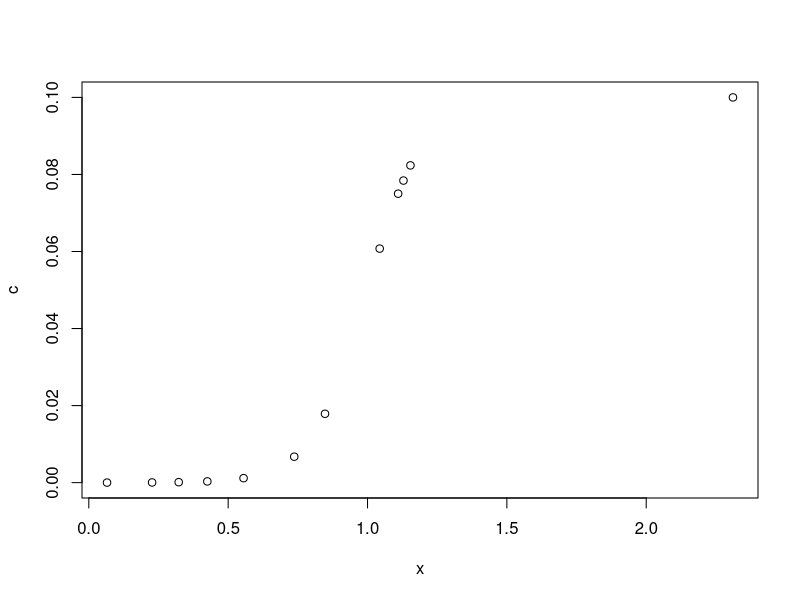
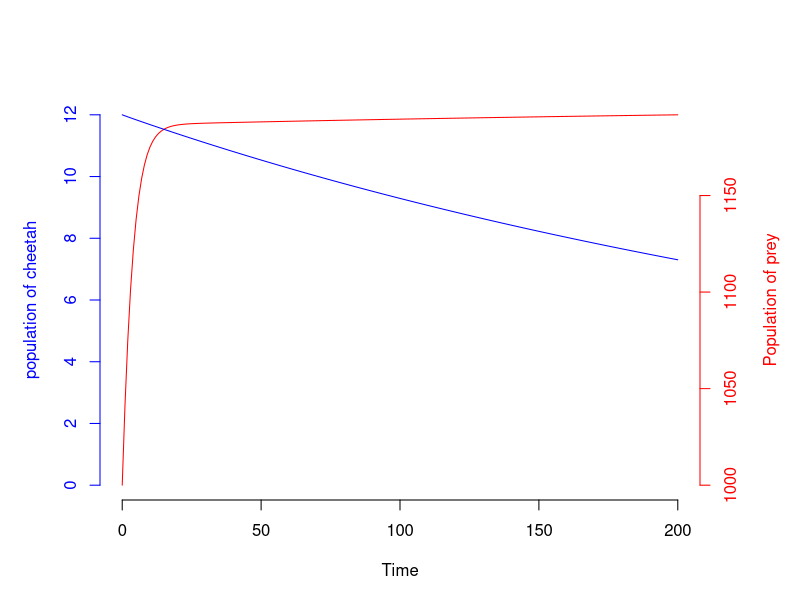

Write R code to recreate these figures, in order. (Note: this script raises an error after producing the figures.)
# Asiatic Cheetah Population Dynamics Model
# Author: Mukund Nagpure
# Module: Models in Conservation Biology (Winter Semester 2022-23)

# Install and load required package
# install.packages("deSolve")
library(deSolve)

# Define the modified Lotka-Volterra predator-prey equations
lotka_volterra <- function(times, states, pars) {
  with(as.list(c(states, pars)), {
    # Prey population change: logistic growth minus predation loss
    dN_preydt <- (r*N_prey*((K-N_prey)/K))- (((a*N_prey)/(N_cheetah+(a*h*N_prey)))*N_cheetah)
    
    # Cheetah population change: growth from predation minus mortality (natural + collision)
    dN_cheetahdt<- (f*N_cheetah*((a*N_prey)/(N_cheetah+(a*h*N_prey))))-((q+c_m)*N_cheetah)
  
    return(list(c(dN_preydt, dN_cheetahdt)))
  })
}

# Initial population sizes
N_prey = 1000
N_cheetah = 12

# Calculate collision mortality rate (c_m) based on inbreeding effects
cmax= 0.1 # maximum collision rate (corresponds to selection coefficient)
k=10 # slope of the sigmoid curve
x=rnorm(N_cheetah,1,0.5) # individual variation in agility loss due to inbreeding
x0=1 # sigmoid midpoint (initial frequency)

# Calculate individual collision susceptibility using sigmoid function
c= cmax/(1+ exp(-k*(x-x0)))

# Plot relationship between agility loss and collision susceptibility
plot(x,c)

# Mean collision rate for the population
c_m= mean(c)

# Set initial conditions
states <- c( N_prey=1000,N_cheetah=12)

# Set model parameters
pars <- c(r = 0.3, a = 0.6, K= 1200, c_m, f= 0.4,q=0.1, h=3 )

# Time span for simulation (200 years)
times <- seq(from = 0, to = 200, by = 1)

# Solve the differential equations
out <- ode(y = states, times = times, func = lotka_volterra, parms = pars)

# Plot population dynamics over time (dual axis plot)
par(mar=c(5,5,5,5))
# Prey population (red, right axis)
plot(out[,1],out[,2], type="l", col="red", ylab="", xlab="Time",ylim=range(out[,2],na.rm =T ), yaxt="n", bty="n")
axis(4, col.axis="red", col="red" )
mtext("Population of prey", side=4, line=3, col="red")
par(new=TRUE)
# Cheetah population (blue, left axis)
plot(out[,1],out[,3], type="l", col="blue", ylab="", xlab = "",ylim= c(0,12 ), xaxt="n", yaxt="n", bty="n")
axis(2, col.axis="blue", col="blue")
mtext("population of cheetah", side=2, line=3, col="blue")


plot(1:(length(times)-1),growthrate, xlab="(T)Time", ylab = "Growth Rate", typ= "l")



# Parameter Testing: Effect of prey growth rate (r) on cheetah survival


# Function to calculate mean collision rate with stochasticity
c_mean <- function(cmax,x,x0,k){
  c= cmax/(1+ exp(-k*(x-x0)))
  c_m= mean(c)
  return(c_m)
}

# Number of replicate simulations
repnum= 1000

# Range of prey growth rates to test
r= seq(-0.5,0.9,0.1)

# Track number of simulations where cheetah population persists
persistence= rep(0,length(r))

# Run simulations across range of r values
for (i in 1:length(r)) {
  for(j in 1:repnum){
    # Recalculate collision rate for each simulation (adds stochasticity)
    c_m= c_mean(cmax=0.1,x=rnorm(N_cheetah,1,0.5),x0=1,k=10 )
    
    # Reset initial conditions
    states <- c( N_prey=1000,N_cheetah=12)
    
    # Update parameters with current r value
    pars <- c(r=r[i], a =0.6, K= 1200, c_m, f=0.4,q=0.1, h=3 )
    
    # Run simulation
    times <- seq(from = 0, to = 200, by = 1)
    out<- ode(y = states, times = times, func = lotka_volterra, parms = pars)
    
    # Check if cheetah population survives (>=1 individual at year 200)
    lastpop= length(out[,3])
    if(out[lastpop,3]>=1){
      persistence[i]= persistence[i]+1
    }
      
  }
  
}

# Calculate survival probability for each r value
survival_probabilities <- persistence/repnum

# Plot results
matplot(r,survival_probabilities,type = "l")
